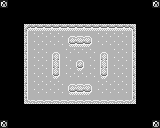

Tiled map render using the project's own tile images. Description and the whole map definition, tile-layer contents included, below:
An orthogonal 20x16 tile map with 8x8 px tiles, 3 tile layers (Background, Collision, Overlap).

<map version="1.0" orientation="orthogonal" renderorder="right-down" width="20" height="16" tilewidth="8" tileheight="8" nextobjectid="1">
 <tileset firstgid="1" name="char_sheet" tilewidth="8" tileheight="8" tilecount="1024">
  <image source="char_sheet.png" width="256" height="256" />
 </tileset>
 <layer name="Background" width="20" height="16">
  <data encoding="csv">
63,0,0,0,0,0,0,0,0,0,0,0,0,0,0,0,0,0,0,63,
0,0,0,0,0,0,0,0,0,0,0,0,0,0,0,0,0,0,0,0,
0,0,0,0,0,0,0,0,0,0,0,0,0,0,0,0,0,0,0,0,
0,0,0,0,0,0,0,0,0,0,0,0,0,0,0,0,0,0,0,0,
0,0,0,0,0,0,0,0,0,0,0,0,0,0,0,0,0,0,0,0,
0,0,0,0,0,0,0,0,0,0,0,0,0,0,0,0,0,0,0,0,
0,0,0,0,0,0,0,0,0,0,0,0,0,0,0,0,0,0,0,0,
0,0,0,0,0,0,0,0,0,0,0,0,0,0,0,0,0,0,0,0,
0,0,0,0,0,0,0,0,0,0,0,0,0,0,0,0,0,0,0,0,
0,0,0,0,0,0,0,0,0,0,0,0,0,0,0,0,0,0,0,0,
0,0,0,0,0,0,0,0,0,0,0,0,0,0,0,0,0,0,0,0,
0,0,0,0,0,0,0,0,0,0,0,0,0,0,0,0,0,0,0,0,
0,0,0,0,0,0,0,0,0,0,0,0,0,0,0,0,0,0,0,0,
0,0,0,0,0,0,0,0,0,0,0,0,0,0,0,0,0,0,0,0,
0,0,0,0,0,0,0,0,0,0,0,0,0,0,0,0,0,0,0,0,
63,0,0,0,0,0,0,0,0,0,0,0,0,0,0,0,0,0,0,63
</data>
 </layer>
 <layer name="Collision" width="20" height="16">
  <data encoding="csv">
0,0,0,0,0,0,0,0,0,0,0,0,0,0,0,0,0,0,0,0,
0,0,0,0,0,0,0,0,0,0,0,0,0,0,0,0,0,0,0,0,
0,0,0,0,0,0,0,0,0,0,0,0,0,0,0,0,0,0,0,0,
0,0,0,414,415,415,415,415,415,415,415,415,415,415,415,415,416,0,0,0,
0,0,0,446,352,352,352,352,350,479,479,351,352,352,352,352,448,0,0,0,
0,0,0,446,352,352,352,352,382,415,415,383,352,352,352,352,448,0,0,0,
0,0,0,446,352,352,350,351,352,352,352,352,350,351,352,352,448,0,0,0,
0,0,0,446,352,352,448,446,352,350,351,352,448,446,352,352,448,0,0,0,
0,0,0,446,352,352,448,446,352,382,383,352,448,446,352,352,448,0,0,0,
0,0,0,446,352,352,382,383,352,352,352,352,382,383,352,352,448,0,0,0,
0,0,0,446,352,352,352,352,350,479,479,351,352,352,352,352,448,0,0,0,
0,0,0,446,352,352,352,352,382,415,415,383,352,352,352,352,448,0,0,0,
0,0,0,478,479,479,479,479,479,479,479,479,479,479,479,479,480,0,0,0,
0,0,0,0,0,0,0,0,0,0,0,0,0,0,0,0,0,0,0,0,
0,0,0,0,0,0,0,0,0,0,0,0,0,0,0,0,0,0,0,0,
0,0,0,0,0,0,0,0,0,0,0,0,0,0,0,0,0,0,0,0
</data>
 </layer>
 <layer name="Overlap" width="20" height="16">
  <data encoding="csv">
0,0,0,0,0,0,0,0,0,0,0,0,0,0,0,0,0,0,0,0,
0,0,0,0,0,0,0,0,0,0,0,0,0,0,0,0,0,0,0,0,
0,0,0,0,0,0,0,0,0,0,0,0,0,0,0,0,0,0,0,0,
0,0,0,0,0,0,0,0,0,0,0,0,0,0,0,0,0,0,0,0,
0,0,0,0,0,0,0,0,0,0,0,0,0,0,0,0,0,0,0,0,
0,0,0,0,0,0,0,0,0,0,0,0,0,0,0,0,0,0,0,0,
0,0,0,0,0,0,0,0,0,0,0,0,0,0,0,0,0,0,0,0,
0,0,0,0,0,0,0,0,0,0,0,0,0,0,0,0,0,0,0,0,
0,0,0,0,0,0,0,0,0,0,0,0,0,0,0,0,0,0,0,0,
0,0,0,0,0,0,0,0,0,0,0,0,0,0,0,0,0,0,0,0,
0,0,0,0,0,0,0,0,0,0,0,0,0,0,0,0,0,0,0,0,
0,0,0,0,0,0,0,0,0,0,0,0,0,0,0,0,0,0,0,0,
0,0,0,0,0,0,0,0,0,0,0,0,0,0,0,0,0,0,0,0,
0,0,0,0,0,0,0,0,0,0,0,0,0,0,0,0,0,0,0,0,
0,0,0,0,0,0,0,0,0,0,0,0,0,0,0,0,0,0,0,0,
0,0,0,0,0,0,0,0,0,0,0,0,0,0,0,0,0,0,0,0
</data>
 </layer>
</map>
